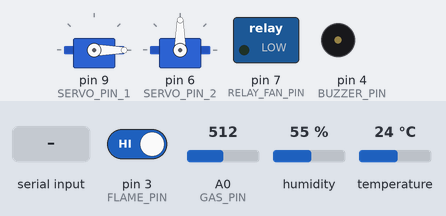
This sketch was run on a simulated Arduino Uno, built with avr-gcc and run on an emulated ATmega328P. Shown: 2 × servo, switched loads named in the sketch (green lamp = pin HIGH), buzzer (waves = sounding, pin HIGH). Inputs (shaded band) come from the test bench; at power-on: pin 3 (FLAME_PIN) HIGH, A0 (GAS_PIN) = 512, humidity 55 %, temperature 24 °C. What the sketch prints to the serial monitor is not drawn.

Above: at 1.2 s.
1.3 s: "F\n" received over Serial
At 1.8 s:
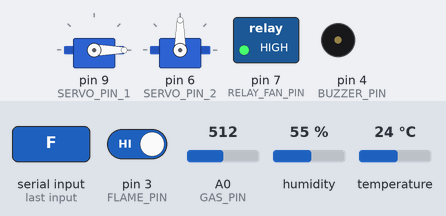
2.8 s: "B\n" received over Serial
At 4.0 s:
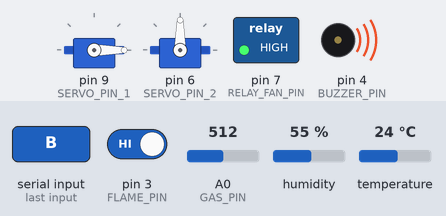
4.3 s: "f\n" received over Serial
At 5.3 s:
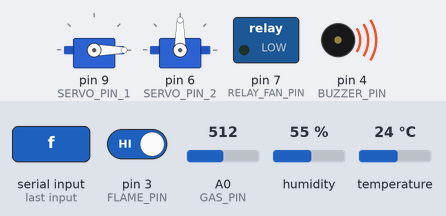
5.8 s: "D\n" received over Serial
At 6.7 s:
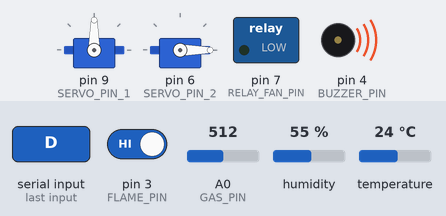
7.3 s: "b\n" received over Serial
At 7.9 s:
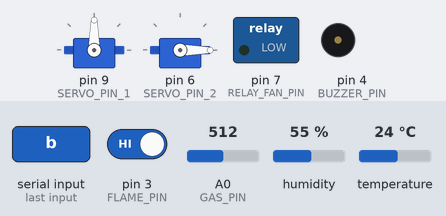
8.8 s: "d\n" received over Serial
At 10.2 s:
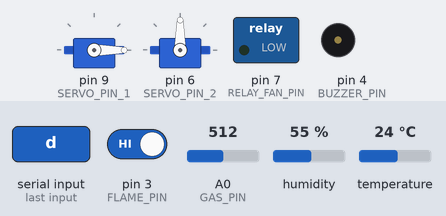
Timing chart, 0 to 11.3 s (numbered marks = the images above; inputs shaded):
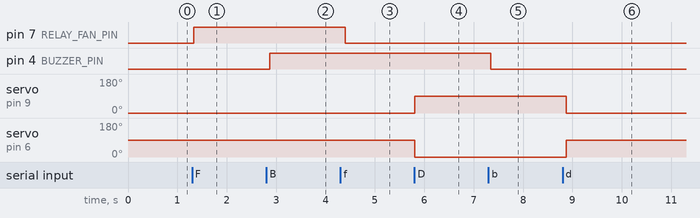

The sketch:

Main.ino
```cpp
#include <Servo.h>
#include <DHT.h>

// --- KHAI BÁO CHÂN CẮM ---
#define GAS_PIN A0
#define DHTPIN 2
#define FLAME_PIN 3
#define BUZZER_PIN 4
#define SERVO_PIN_1 9
#define SERVO_PIN_2 6
#define RELAY_FAN_PIN 7
#define DHTTYPE DHT11

// --- KHỞI TẠO ĐỐI TƯỢNG ---
Servo s1, s2;
DHT dht(DHTPIN, DHTTYPE);

// --- BIẾN TOÀN CỤC (Lưu dữ liệu thô) ---
int gasVal = 0;
int flameVal = 1;
int tempVal = 0;
int flameCount = 0;

// Các cờ trạng thái điều khiển từ LabVIEW
bool reqS1 = false;
bool reqS2 = false;
bool reqBz = false;
bool reqF = false;

// Mỗi servo có thể cần chiều quay khác nhau tùy cơ khí lắp đặt
const int S1_OPEN_ANGLE = 90;
const int S1_CLOSE_ANGLE = 0;
const int S2_OPEN_ANGLE = 0;
const int S2_CLOSE_ANGLE = 90;

void xuLyLenhLabVIEW(char c);
void dieuKhienPhanCung();
void guiDataLabVIEW();

void setup() {
  Serial.begin(9600);
  dht.begin();

  pinMode(FLAME_PIN, INPUT);
  pinMode(BUZZER_PIN, OUTPUT);
  pinMode(RELAY_FAN_PIN, OUTPUT);
  s1.attach(SERVO_PIN_1, 500, 2400);
  s2.attach(SERVO_PIN_2, 500, 2400);

  // Trạng thái ban đầu: Đóng/Tắt
  s1.write(S1_CLOSE_ANGLE);
  s2.write(S2_CLOSE_ANGLE);
  digitalWrite(RELAY_FAN_PIN, LOW);
  digitalWrite(BUZZER_PIN, LOW);
}

void loop() {
  // 1. ĐỌC DỮ LIỆU THÔ
  gasVal = analogRead(GAS_PIN);
  // flameVal = digitalRead(FLAME_PIN);
  // Đọc dữ liệu thô vào biến tạm
  int rawFlame = digitalRead(FLAME_PIN);

  // LỌC NHIỄU: Lửa phải cháy liên tục 3 vòng lặp (khoảng 0.3 giây) mới xác nhận
  if (rawFlame == LOW) {
    flameCount++;
    if (flameCount >= 3) {
      flameVal = 0; // Chốt là có cháy thật, báo lên LabVIEW số 0
      flameCount = 3; // Giữ biến không bị tràn
    }
  } else {
    flameCount = 0; // Tắt bật lửa -> Reset bộ đếm ngay lập tức
    flameVal = 1;   // Báo lên LabVIEW số 1 (An toàn)
  }
  float t = dht.readTemperature();
  if (!isnan(t)) tempVal = round(t);

  // 2. GỬI DỮ LIỆU SANG LABVIEW (Gọi hàm phía dưới)
  guiDataLabVIEW();

  // 3. NHẬN LỆNH TỪ LABVIEW
  while (Serial.available() > 0) {
    char cmd = Serial.read();
    if (cmd == '\n' || cmd == '\r') continue;
    xuLyLenhLabVIEW(cmd); // Chuyền ký tự nhận được vào hàm xử lý
  }

  // 4. THỰC THI PHẦN CỨNG (Gọi hàm phía dưới)
  dieuKhienPhanCung();

  delay(100); // Phản hồi 0.1s/lần cho LabVIEW mượt
}

// --- CÁC HÀM BỔ TRỢ (Giúp code loop gọn gàng) ---

void xuLyLenhLabVIEW(char c) {
  // Bộ lệnh: HOA là Bật/Mở, thường là Tắt/Đóng
  switch (c) {
    case 'F': reqF = true; break;   // Quạt ON
    case 'f': reqF = false; break;  // Quạt OFF
    case 'B': reqBz = true; break;  // Còi ON
    case 'b': reqBz = false; break; // Còi OFF
    case 'D':
      reqS1 = true;
      reqS2 = true;
      break;                         // Mở đồng thời 2 cánh
    case 'd':
      reqS1 = false;
      reqS2 = false;
      break;                         // Đóng đồng thời 2 cánh
    default: break;                  // Bỏ qua ký tự không hợp lệ
  }
}

void dieuKhienPhanCung() {
  int s1Target = reqS1 ? S1_OPEN_ANGLE : S1_CLOSE_ANGLE;
  int s2Target = reqS2 ? S2_OPEN_ANGLE : S2_CLOSE_ANGLE;

  // Luôn phát lại lệnh để servo tự đồng bộ nếu bị lệch do nhiễu nguồn/cơ khí
  s1.write(s1Target);
  s2.write(s2Target);

  digitalWrite(RELAY_FAN_PIN, reqF ? HIGH : LOW);
  digitalWrite(BUZZER_PIN, reqBz ? HIGH : LOW);
}

void guiDataLabVIEW() {
  // Gửi chuỗi: Gas,Flame,Temp
  Serial.print(gasVal); Serial.print(",");
  Serial.print(flameVal); Serial.print(",");
  Serial.println(tempVal);
}
```

Measured:
- after the input at 1.3 s, pin 7 (RELAY_FAN_PIN): LOW → HIGH at once
- after the input at 2.8 s, pin 4 (BUZZER_PIN): LOW → HIGH after 0.07 s
- after the input at 4.3 s, pin 7 (RELAY_FAN_PIN): HIGH → LOW after 0.10 s
- after the input at 5.8 s, servo on pin 9 (SERVO_PIN_1): 0° → 90° at once; servo on pin 6 (SERVO_PIN_2): 90° → 0° at once
- after the input at 7.3 s, pin 4 (BUZZER_PIN): HIGH → LOW at once
- after the input at 8.8 s, servo on pin 9 (SERVO_PIN_1): 90° → 0° after 0.08 s; servo on pin 6 (SERVO_PIN_2): 0° → 90° after 0.08 s
